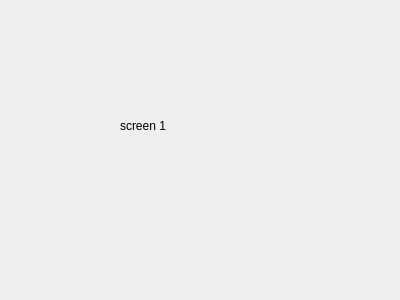
<?xml version="1.0" encoding="UTF-8"?>
<ui version="4.0">
 <class>Dialog_1</class>
 <widget class="QDialog" name="Dialog_1">
  <property name="geometry">
   <rect>
    <x>0</x>
    <y>0</y>
    <width>400</width>
    <height>300</height>
   </rect>
  </property>
  <property name="windowTitle">
   <string>Dialog</string>
  </property>
  <widget class="QLabel" name="label">
   <property name="geometry">
    <rect>
     <x>120</x>
     <y>120</y>
     <width>54</width>
     <height>12</height>
    </rect>
   </property>
   <property name="text">
    <string>screen 1</string>
   </property>
  </widget>
 </widget>
 <resources/>
 <connections/>
</ui>
